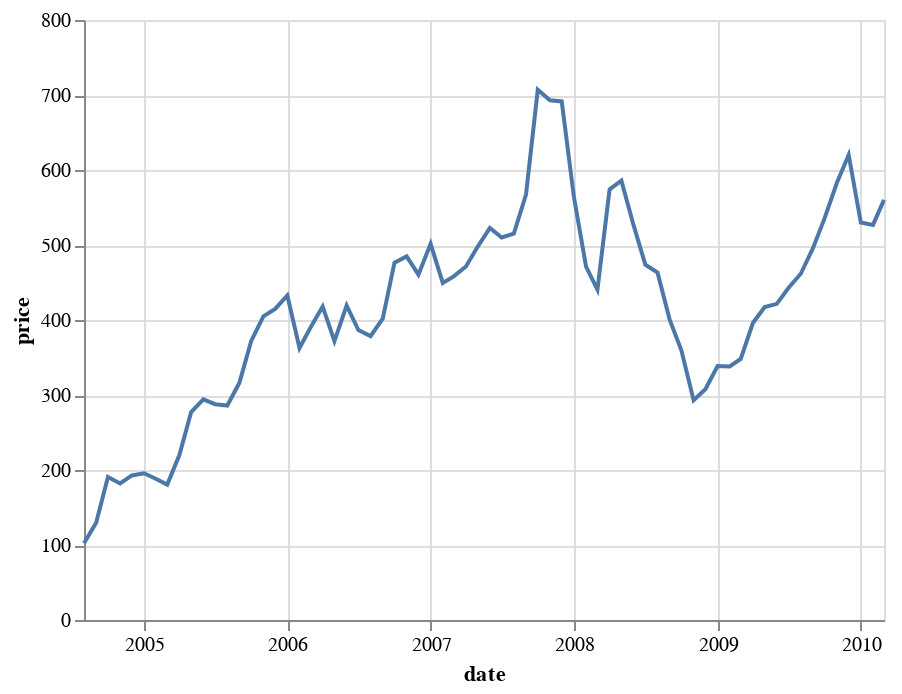

Notebook code for this chart:
### Markdown cell above
### Data transform in Pandas

### Code cell
GOOG = stocks.query('symbol == "GOOG"')

alt.Chart(GOOG).mark_line().encode(
    x='date:T',
    y='price:Q'
)

### Figure 1 — Vega-Lite specification as saved in the notebook (floating-point values rounded to 4 significant figures)
{"config": {"view": {"continuousWidth": 400, "continuousHeight": 300}}, "data": {"name": "data-0fff2011ed9b71fa721c2b85edd74396"}, "mark": "line", "encoding": {"x": {"type": "temporal", "field": "date"}, "y": {"type": "quantitative", "field": "price"}}, "$schema": "https://vega.github.io/schema/vega-lite/v4.0.0.json", "datasets": {"data-0fff2011ed9b71fa721c2b85edd74396": [{"symbol": "GOOG", "date": "2004-08-01T00:00:00", "price": 102.4}, {"symbol": "GOOG", "date": "2004-09-01T00:00:00", "price": 129.6}, {"symbol": "GOOG", "date": "2004-10-01T00:00:00", "price": 190.6}, {"symbol": "GOOG", "date": "2004-11-01T00:00:00", "price": 182.0}, {"symbol": "GOOG", "date": "2004-12-01T00:00:00", "price": 192.8}, {"symbol": "GOOG", "date": "2005-01-01T00:00:00", "price": 195.6}, {"symbol": "GOOG", "date": "2005-02-01T00:00:00", "price": 188.0}, {"symbol": "GOOG", "date": "2005-03-01T00:00:00", "price": 180.5}, {"symbol": "GOOG", "date": "2005-04-01T00:00:00", "price": 220.0}, {"symbol": "GOOG", "date": "2005-05-01T00:00:00", "price": 277.3}, {"symbol": "GOOG", "date": "2005-06-01T00:00:00", "price": 294.1}, {"symbol": "GOOG", "date": "2005-07-01T00:00:00", "price": 287.8}, {"symbol": "GOOG", "date": "2005-08-01T00:00:00", "price": 286.0}, {"symbol": "GOOG", "date": "2005-09-01T00:00:00", "price": 316.5}, {"symbol": "GOOG", "date": "2005-10-01T00:00:00", "price": 372.1}, {"symbol": "GOOG", "date": "2005-11-01T00:00:00", "price": 404.9}, {"symbol": "GOOG", "date": "2005-12-01T00:00:00", "price": 414.9}, {"symbol": "GOOG", "date": "2006-01-01T00:00:00", "price": 432.7}, {"symbol": "GOOG", "date": "2006-02-01T00:00:00", "price": 362.6}, {"symbol": "GOOG", "date": "2006-03-01T00:00:00", "price": 390.0}, {"symbol": "GOOG", "date": "2006-04-01T00:00:00", "price": 417.9}, {"symbol": "GOOG", "date": "2006-05-01T00:00:00", "price": 371.8}, {"symbol": "GOOG", "date": "2006-06-01T00:00:00", "price": 419.3}, {"symbol": "GOOG", "date": "2006-07-01T00:00:00", "price": 386.6}, {"symbol": "GOOG", "date": "2006-08-01T00:00:00", "price": 378.5}, {"symbol": "GOOG", "date": "2006-09-01T00:00:00", "price": 401.9}, {"symbol": "GOOG", "date": "2006-10-01T00:00:00", "price": 476.4}, {"symbol": "GOOG", "date": "2006-11-01T00:00:00", "price": 484.8}, {"symbol": "GOOG", "date": "2006-12-01T00:00:00", "price": 460.5}, {"symbol": "GOOG", "date": "2007-01-01T00:00:00", "price": 501.5}, {"symbol": "GOOG", "date": "2007-02-01T00:00:00", "price": 449.4}, {"symbol": "GOOG", "date": "2007-03-01T00:00:00", "price": 458.2}, {"symbol": "GOOG", "date": "2007-04-01T00:00:00", "price": 471.4}, {"symbol": "GOOG", "date": "2007-05-01T00:00:00", "price": 497.9}, {"symbol": "GOOG", "date": "2007-06-01T00:00:00", "price": 522.7}, {"symbol": "GOOG", "date": "2007-07-01T00:00:00", "price": 510.0}, {"symbol": "GOOG", "date": "2007-08-01T00:00:00", "price": 515.2}, {"symbol": "GOOG", "date": "2007-09-01T00:00:00", "price": 567.3}, {"symbol": "GOOG", "date": "2007-10-01T00:00:00", "price": 707.0}, {"symbol": "GOOG", "date": "2007-11-01T00:00:00", "price": 693.0}, {"symbol": "GOOG", "date": "2007-12-01T00:00:00", "price": 691.5}, {"symbol": "GOOG", "date": "2008-01-01T00:00:00", "price": 564.3}, {"symbol": "GOOG", "date": "2008-02-01T00:00:00", "price": 471.2}, {"symbol": "GOOG", "date": "2008-03-01T00:00:00", "price": 440.5}, {"symbol": "GOOG", "date": "2008-04-01T00:00:00", "price": 574.3}, {"symbol": "GOOG", "date": "2008-05-01T00:00:00", "price": 585.8}, {"symbol": "GOOG", "date": "2008-06-01T00:00:00", "price": 526.4}, {"symbol": "GOOG", "date": "2008-07-01T00:00:00", "price": 473.8}, {"symbol": "GOOG", "date": "2008-08-01T00:00:00", "price": 463.3}, {"symbol": "GOOG", "date": "2008-09-01T00:00:00", "price": 400.5}, {"symbol": "GOOG", "date": "2008-10-01T00:00:00", "price": 359.4}, {"symbol": "GOOG", "date": "2008-11-01T00:00:00", "price": 293.0}, {"symbol": "GOOG", "date": "2008-12-01T00:00:00", "price": 307.6}, {"symbol": "GOOG", "date": "2009-01-01T00:00:00", "price": 338.5}, {"symbol": "GOOG", "date": "2009-02-01T00:00:00", "price": 338.0}, {"symbol": "GOOG", "date": "2009-03-01T00:00:00", "price": 348.1}, {"symbol": "GOOG", "date": "2009-04-01T00:00:00", "price": 396.0}, {"symbol": "GOOG", "date": "2009-05-01T00:00:00", "price": 417.2}, {"symbol": "GOOG", "date": "2009-06-01T00:00:00", "price": 421.6}, {"symbol": "GOOG", "date": "2009-07-01T00:00:00", "price": 443.1}, {"symbol": "GOOG", "date": "2009-08-01T00:00:00", "price": 461.7}, {"symbol": "GOOG", "date": "2009-09-01T00:00:00", "price": 495.9}, {"symbol": "GOOG", "date": "2009-10-01T00:00:00", "price": 536.1}, {"symbol": "GOOG", "date": "2009-11-01T00:00:00", "price": 583.0}, {"symbol": "GOOG", "date": "2009-12-01T00:00:00", "price": 620.0}, {"symbol": "GOOG", "date": "2010-01-01T00:00:00", "price": 529.9}, {"symbol": "GOOG", "date": "2010-02-01T00:00:00", "price": 526.8}, {"symbol": "GOOG", "date": "2010-03-01T00:00:00", "price": 560.2}]}}
